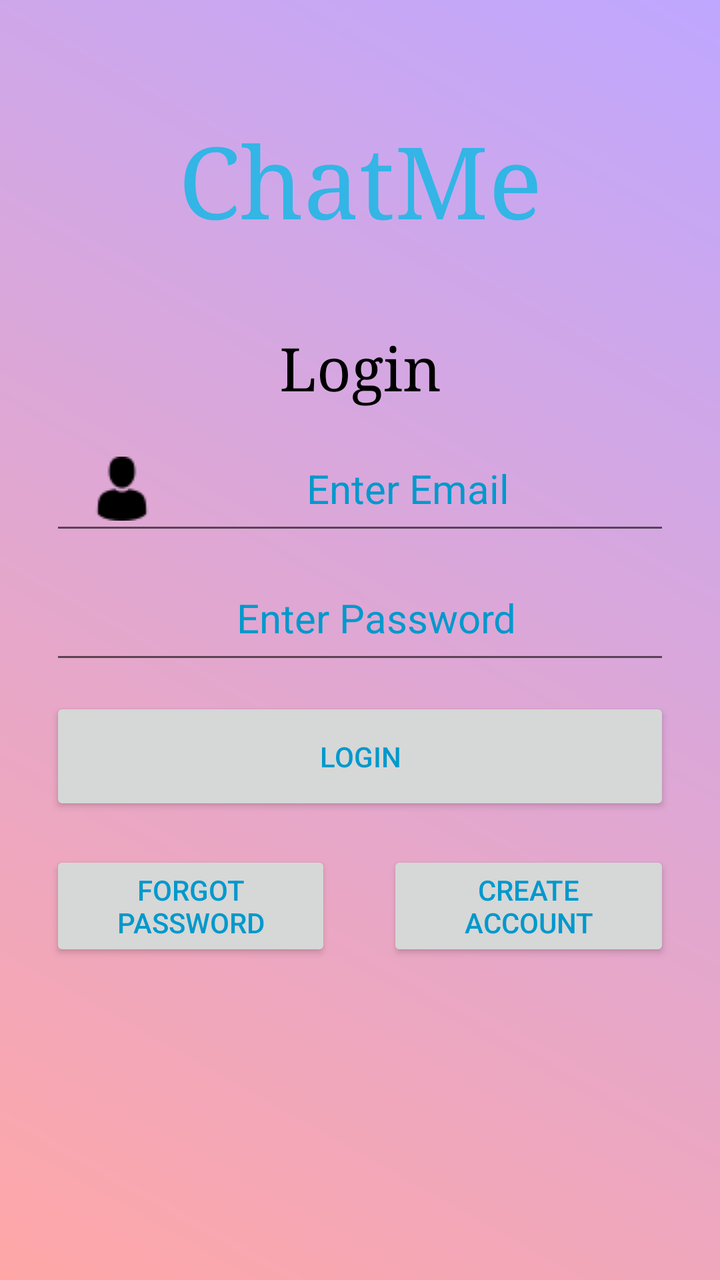
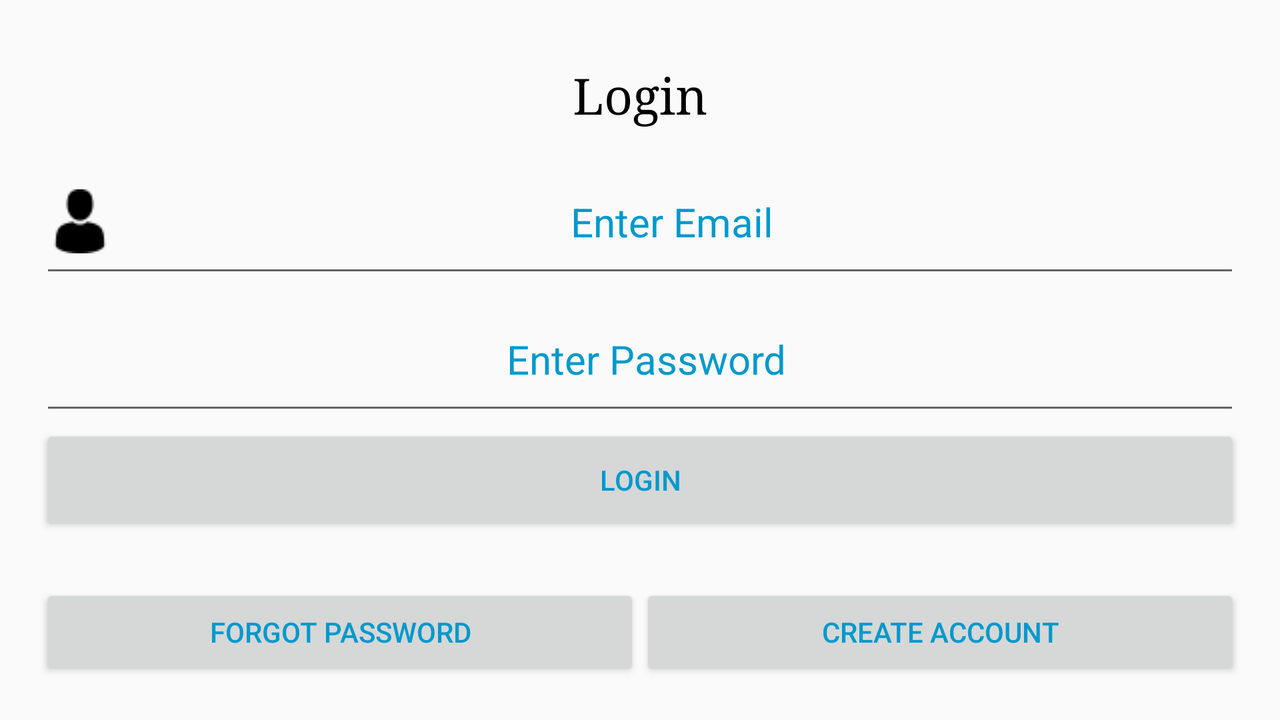

An Android layout and its configuration variant, each rendered on a device that would load it. The default file and the variant file are quoted in full after the pictures.
<!-- AndroidManifest.xml: application theme AppTheme -->
<!-- res/layout/activity_login_page.xml -->
<?xml version="1.0" encoding="utf-8"?>
<LinearLayout xmlns:android="http://schemas.android.com/apk/res/android"
    xmlns:tools="http://schemas.android.com/tools"
    android:layout_width="match_parent"
    android:layout_height="match_parent"
    tools:context=".LoginPage"
    android:orientation="vertical"
    android:padding="25dp"
    android:weightSum="10"
    android:background="@drawable/view_background">

    <View
        android:layout_width="match_parent"
        android:layout_height="0dp"
        android:layout_weight="0.5"
        android:id="@+id/view1"/>
    <TextView
        android:id="@+id/logotv"
        android:layout_width="match_parent"
        android:layout_height="0dp"
        android:layout_weight="1.2"
        android:gravity="center"
        android:text="ChatMe"
        android:textSize="50sp"
        android:fontFamily="serif"
        android:textColor="@android:color/holo_blue_light"/>

    <View
        android:layout_width="match_parent"
        android:layout_height="0dp"
        android:layout_weight="0.5"
        android:id="@+id/view2"/>

    <TextView
        android:layout_width="match_parent"
        android:layout_height="0dp"
        android:layout_weight="1"
        android:id="@+id/logintext"
        android:text="Login"
        android:fontFamily="serif"
        android:gravity="center"
        android:textSize="30sp"
        android:textColor="@android:color/black"/>

    <EditText
        android:layout_width="match_parent"
        android:layout_height="0dp"
        android:layout_weight="1"
        android:id="@+id/emailet"
        android:hint="Enter Email"
        android:textAlignment="center"
        android:inputType="textEmailAddress"
        android:textSize="20sp"
        android:drawable="@drawable/edittext_form"
        android:drawableLeft="@drawable/userid"
        android:paddingLeft="20dp"
        android:textColorHint="@android:color/holo_blue_dark"
        android:textColor="@android:color/black"/>

    <View
        android:layout_width="match_parent"
        android:layout_height="0dp"
        android:layout_weight="0.1"
        android:id="@+id/view3"/>

    <EditText
        android:layout_width="match_parent"
        android:layout_height="0dp"
        android:layout_weight="1"
        android:id="@+id/passwordet"
        android:hint="Enter Password"
        android:textAlignment="center"
        android:inputType="textPassword"
        android:textSize="20sp"
        android:drawable="@drawable/edittext_form"
        android:paddingLeft="20dp"
        android:drawableLeft="@drawable/password"
        android:textColorHint="@android:color/holo_blue_dark"
        android:textColor="@android:color/black"/>

    <View
        android:layout_width="match_parent"
        android:layout_height="0dp"
        android:layout_weight="0.2"
        android:id="@+id/view4"/>

    <Button
        android:layout_width="match_parent"
        android:layout_height="0dp"
        android:layout_weight="1"
        android:text="Login"
        android:id="@+id/loginbtn"
        android:textColor="@android:color/holo_blue_dark"
        android:drawable="@drawable/button_form"/>

    <View
        android:layout_width="match_parent"
        android:layout_height="0dp"
        android:layout_weight="0.3"
        android:id="@+id/view5"/>

    <LinearLayout
        android:layout_width="match_parent"
        android:layout_height="0dp"
        android:layout_weight="2"
        android:orientation="horizontal">

        <Button
            android:layout_width="0dp"
            android:layout_height="wrap_content"
            android:layout_weight="40"
            android:id="@+id/forgot_btn"
            android:text="Forgot Password"
            android:textColor="@android:color/holo_blue_dark"/>

        <View
            android:layout_width="0dp"
            android:layout_height="wrap_content"
            android:layout_weight="8"
            android:id="@+id/view6"/>

        <Button
            android:layout_width="0dp"
            android:layout_height="wrap_content"
            android:layout_weight="40"
            android:id="@+id/register_btn"
            android:text="Create Account"
            android:textColor="@android:color/holo_blue_dark"/>

    </LinearLayout>
</LinearLayout>
<!-- resources referenced by this layout -->
<resources>
  <!-- drawable button_form (drawable) -->
  <?xml version="1.0" encoding="utf-8"?>
  <shape xmlns:android="http://schemas.android.com/apk/res/android" android:shape="rectangle">
      <corners android:radius="20dp"/>
      <solid android:color="@android:color/holo_blue_dark"/>
  </shape>
  <!-- drawable edittext_form (drawable) -->
  <?xml version="1.0" encoding="utf-8"?>
  <shape xmlns:android="http://schemas.android.com/apk/res/android" android:shape="rectangle">
      <solid android:color="#ffff"/>
      <corners android:radius="20dp"/>
      <stroke android:color="@android:color/holo_blue_dark" android:width="2dp"/>
  </shape>
  <!-- drawable userid: png bitmap (drawable, 674 bytes) -->
  <!-- drawable view_background (drawable) -->
  <?xml version="1.0" encoding="utf-8"?>
  <shape xmlns:android="http://schemas.android.com/apk/res/android">
      <gradient android:startColor="#FFA7A7" android:endColor="#BFA7FF" android:angle="45"/>
  </shape>
  <style name="AppTheme" parent="Theme.AppCompat.Light.NoActionBar">
          
          <item name="colorPrimary">@android:color/holo_blue_light</item>
          <item name="colorPrimaryDark">@android:color/holo_blue_dark</item>
          <item name="colorAccent">@color/colorAccent</item>
  
      </style>
  <color name="colorAccent">#D81B60</color>
</resources>
<!-- res/layout-land/activity_login_page.xml (the repository's variant of the layout above) -->
<!-- drawn on the phone turned sideways -->
<?xml version="1.0" encoding="utf-8"?>
<LinearLayout xmlns:android="http://schemas.android.com/apk/res/android"
    xmlns:app="http://schemas.android.com/apk/res-auto"
    xmlns:tools="http://schemas.android.com/tools"
    android:layout_width="match_parent"
    android:layout_height="match_parent"
    android:layout_alignWithParentIfMissing="false"
    android:orientation="vertical"
    android:padding="20dp"
    tools:context=".LoginPage">

    <TextView
        android:layout_width="match_parent"
        android:layout_height="0dp"
        android:layout_weight="2"
        android:id="@+id/logintext"
        android:text="Login"
        android:fontFamily="serif"
        android:gravity="center"
        android:textSize="25sp"
        android:textColor="@android:color/black"/>

    <EditText
        android:id="@+id/emailet"
        android:layout_width="match_parent"
        android:layout_height="0dp"
        android:layout_weight="2.5"
        android:drawable="@drawable/edittext_form"
        android:drawableLeft="@drawable/userid"
        android:hint="Enter Email"
        android:inputType="textEmailAddress"
        android:textAlignment="center"
        android:textColor="@android:color/black"
        android:textColorHint="@android:color/holo_blue_dark"
        android:textSize="20sp" />


    <EditText
        android:id="@+id/passwordet"
        android:layout_width="match_parent"
        android:layout_height="0dp"
        android:layout_weight="2.5"
        android:drawable="@drawable/edittext_form"
        android:drawableLeft="@drawable/password"
        android:hint="Enter Password"
        android:inputType="textPassword"
        android:paddingLeft="10dp"
        android:textAlignment="center"
        android:textColor="@android:color/black"
        android:textColorHint="@android:color/holo_blue_dark"
        android:textSize="20sp" />



    <Button
        android:id="@+id/loginbtn"
        android:layout_width="match_parent"
        android:layout_height="0dp"
        android:layout_weight="2"
        android:drawable="@drawable/button_form"
        android:text="Login"
        android:textColor="@android:color/holo_blue_dark"
         />



    <LinearLayout
        android:layout_width="match_parent"
        android:layout_height="17dp"
        android:layout_gravity="bottom"
        android:layout_margin="0dp"
        android:layout_weight="2"
        android:gravity="bottom"
        android:orientation="horizontal">

        <Button
            android:id="@+id/forgot_btn"
            android:layout_width="0dp"
            android:layout_height="wrap_content"
            android:layout_weight="40"
            android:text="Forgot Password"
            android:textColor="@android:color/holo_blue_dark" />



        <Button
            android:id="@+id/register_btn"
            android:layout_width="0dp"
            android:layout_height="wrap_content"
            android:layout_weight="40"
            android:text="Create Account"
            android:textColor="@android:color/holo_blue_dark" />

    </LinearLayout>

</LinearLayout>
<!-- resources referenced by the variant -->
<!-- as the phone turned sideways resolves them -->
<resources>
  <!-- drawable button_form (drawable) -->
  <?xml version="1.0" encoding="utf-8"?>
  <shape xmlns:android="http://schemas.android.com/apk/res/android" android:shape="rectangle">
      <corners android:radius="20dp"/>
      <solid android:color="@android:color/holo_blue_dark"/>
  </shape>
  <!-- drawable edittext_form (drawable) -->
  <?xml version="1.0" encoding="utf-8"?>
  <shape xmlns:android="http://schemas.android.com/apk/res/android" android:shape="rectangle">
      <solid android:color="#ffff"/>
      <corners android:radius="20dp"/>
      <stroke android:color="@android:color/holo_blue_dark" android:width="2dp"/>
  </shape>
  <!-- drawable userid: png bitmap (drawable, 674 bytes) -->
  <style name="AppTheme" parent="Theme.AppCompat.Light.NoActionBar">
          
          <item name="colorPrimary">@android:color/holo_blue_light</item>
          <item name="colorPrimaryDark">@android:color/holo_blue_dark</item>
          <item name="colorAccent">@color/colorAccent</item>
  
      </style>
  <color name="colorAccent">#D81B60</color>
</resources>
